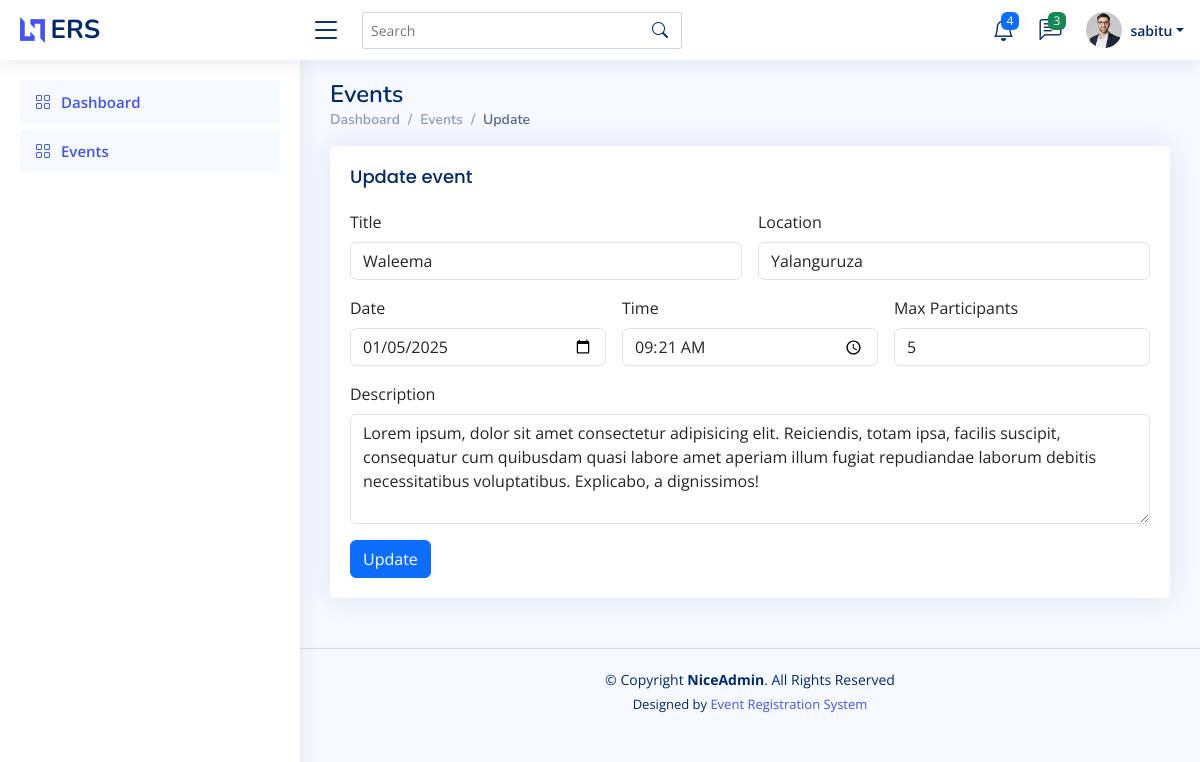
The page /events/update/2/ (signed in) on the database its author committed.
### events/models.py (models this page shows, shortened)
class Event(models.Model):
    title = models.CharField(max_length=50)
    description = models.TextField()
    date = models.DateField()
    time = models.TimeField()
    location = models.CharField(max_length=200)
    max_participants = models.IntegerField()

### events/views.py (the view)
# urls.py: path('update/<int:pk>/', views.update_event, name='update'),
@login_required(login_url='/accounts/login')
def update_event(request, pk:int):
    try:
        event = Event.objects.get(pk=pk)
    except Event.DoesNotExist as error:
        return error
    form = EventForm(instance=event)
    if request.method == 'POST':
        form = EventForm(request.POST, instance=event)
        if form.is_valid():
            form.save()
            messages.success(request, 'Event updated successfully')
            return redirect('/events')
    return render(request, 'events/update.html', {'event': event}) # return eventCreation form with event instance

### templates/events/update.html (shortened to what this page needs)
{% extends "base.html" %}
{% block content %}
<main id="main" class="main">
    <div class="pagetitle">
      <h1>Events</h1>
      <nav>
        <ol class="breadcrumb">
          <li class="breadcrumb-item">
            <a href="{% url 'home' %}">Dashboard</a>
          </li>
          <li class="breadcrumb-item">
            <a href="{% url 'events:events' %}">Events</a>
          </li>
          <li class="breadcrumb-item active">Update</li>
        </ol>
      </nav>
    </div>
    <section class="section">
      <div class="card">
        <div class="card-body">
          <h5 class="card-title">Update event</h5>
          <form class="row g-3" action="." method="POST">
            <div class="col-md-6">
              <label for="title" class="form-label">Title</label>
              <input type="text" class="form-control" id="title" name="title" value="{{ event.title }}" required />
            </div>
            <div class="col-md-6">
              <label for="location" class="form-label">Location</label>
              <input type="text" class="form-control" id="location" name="location" value="{{ event.location }}" required />
            </div>
            <div class="col-md-4">
              <label for="date" class="form-label">Date</label>
              <input type="date" class="form-control" id="date" name="date" value="{{ event.date|date:'Y-m-d' }}" required />
            </div>
            <div class="col-md-4">
              <label for="time" class="form-label">Time</label>
              <input type="time" class="form-control" id="time" name="time" value="{{ event.time|time:'H:i' }}" required />
            </div>
            <div class="col-md-4">
              <label for="max_participants" class="form-label">Max Participants</label>
              <input type="number" class="form-control" id="max_participants" name="max_participants" value="{{ event.max_participants }}" required />
            </div>
            <div class="col-md-12">
              <label for="description" class="form-label">Description</label>
              <textarea name="description" id="description" placeholder="Description" rows="4" class="form-control">{{ event.description }}</textarea>
            </div>
            <div class="col-12">
              <button class="btn btn-primary" type="submit">Update</button>
            </div>
          </form>
        </div>
      </div>
    </section>
  </main>
{% endblock %}

### templates/_header.html (shortened to what this page needs)
{% load static %}
<header id="header" class="header fixed-top d-flex align-items-center">
    <div class="d-flex align-items-center justify-content-between">
      <a href="index.html" class="logo d-flex align-items-center">
        <img src="{% static 'img/logo.png' %}" alt="">
        <span class="d-none d-lg-block">ERS</span>
      </a>
      <i class="bi bi-list toggle-sidebar-btn"></i>
    </div>
    <div class="search-bar">
      <form class="search-form d-flex align-items-center" method="POST" action="#">
        <input type="text" name="query" placeholder="Search" title="Enter search keyword">
        <button type="submit" title="Search"><i class="bi bi-search"></i></button>
      </form>
    </div>
    <nav class="header-nav ms-auto">
      <ul class="d-flex align-items-center">
        <li class="nav-item dropdown">
          <a class="nav-link nav-icon" href="#" data-bs-toggle="dropdown">
            <i class="bi bi-bell"></i>
            <span class="badge bg-primary badge-number">4</span>
          </a>
        </li>
        <li class="nav-item dropdown">
          <a class="nav-link nav-icon" href="#" data-bs-toggle="dropdown">
            <i class="bi bi-chat-left-text"></i>
            <span class="badge bg-success badge-number">3</span>
          </a>
        </li>
        <li class="nav-item dropdown pe-3">
          <a class="nav-link nav-profile d-flex align-items-center pe-0" href="#" data-bs-toggle="dropdown">
            <img src="{% static 'img/profile-img.jpg' %} " alt="Profile" class="rounded-circle">
            <span class="d-none d-md-block dropdown-toggle ps-2">{{ request.user }}</span>
          </a>
        </li>
      </ul>
    </nav>
  </header>

### static/css/style.css (style rules this page uses)
:root { scroll-behavior: smooth; }
body { font-family: "Open Sans", sans-serif; background: #f6f9ff; color: #444444; }
a { color: #4154f1; text-decoration: none; }
h1, h2, h3, h4, h5, h6 { font-family: "Nunito", sans-serif; }
#main { margin-top: 60px; padding: 20px 30px; transition: all 0.3s; }
.pagetitle { margin-bottom: 10px; }
.pagetitle h1 { font-size: 24px; margin-bottom: 0; font-weight: 600; color: #012970; }
.card { margin-bottom: 30px; border: none; border-radius: 5px; box-shadow: 0px 0 30px rgba(1, 41, 112, 0.1); }
.card-title { padding: 20px 0 15px 0; font-size: 18px; font-weight: 500; color: #012970; font-family: "Poppins", sans-serif; }
.card-body { padding: 0 20px 20px 20px; }
.breadcrumb { font-size: 14px; font-family: "Nunito", sans-serif; color: #899bbd; font-weight: 600; }
.breadcrumb a { color: #899bbd; transition: 0.3s; }
.breadcrumb .breadcrumb-item::before { color: #899bbd; }
.breadcrumb .active { color: #51678f; font-weight: 600; }
.logo { line-height: 1; }
@media (min-width: 1200px) { .logo { width: 280px; } }
.logo img { max-height: 26px; margin-right: 6px; }
.logo span { font-size: 26px; font-weight: 700; color: #012970; font-family: "Nunito", sans-serif; }
.header { transition: all 0.5s; z-index: 997; height: 60px; box-shadow: 0px 2px 20px rgba(1, 41, 112, 0.1); background-color: #fff; padding-left: 20px; }
.header .toggle-sidebar-btn { font-size: 32px; padding-left: 10px; cursor: pointer; color: #012970; }
.header .search-bar { min-width: 360px; padding: 0 20px; }
.header .search-form { width: 100%; }
.header .search-form input { border: 0; font-size: 14px; color: #012970; border: 1px solid rgba(1, 41, 112, 0.2); padding: 7px 38px 7px 8px; border-radius: 3px; transition: 0.3s; width: 100%; }
.header .search-form button { border: 0; padding: 0; margin-left: -30px; background: none; }
.header .search-form button i { color: #012970; }
.header-nav ul { list-style: none; }
.header-nav>ul { margin: 0; padding: 0; }
.header-nav .nav-icon { font-size: 22px; color: #012970; margin-right: 25px; position: relative; }
.header-nav .nav-profile { color: #012970; }
.header-nav .nav-profile img { max-height: 36px; }
.header-nav .nav-profile span { font-size: 14px; font-weight: 600; }
.header-nav .badge-number { position: absolute; inset: -2px -5px auto auto; font-weight: normal; font-size: 12px; padding: 3px 6px; }
@media (min-width: 1200px) { #main, #footer { margin-left: 300px; } }

### rows shown on the page
Event: title "Waleema", location "Yalanguruza", date "01/05/2025", time "09:21", max_participants "5", description "Lorem ipsum, dolor sit amet consectetur adipisicing elit. Reiciendis, totam ipsa, facilis suscipit, consequatur cum quibusdam quasi labore amet aperiam illum fugiat repudiandae laborum debitis necessitatibus voluptatibus. Explicabo, a dignissimos!"

### other values the page prints
{{ request.user }} "sabitu"
